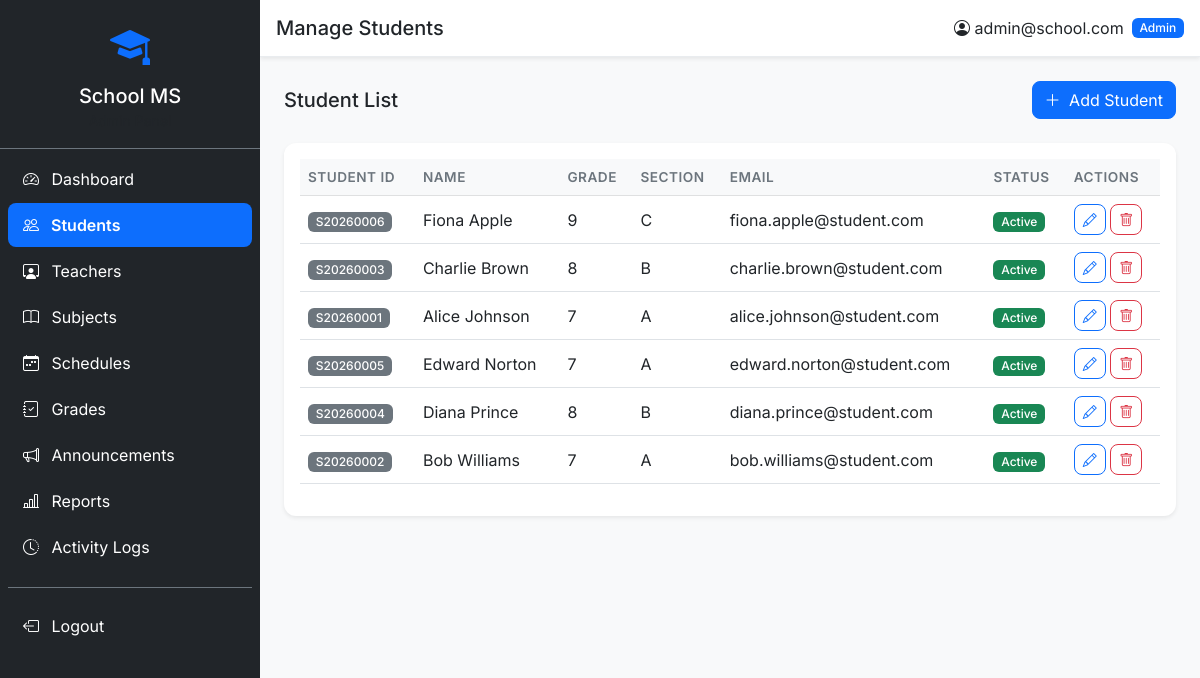
/admin/students (signed in), run on the app's committed database.
### tables this page shows
CREATE TABLE students (
    id INT PRIMARY KEY AUTO_INCREMENT,
    user_id INT UNIQUE NOT NULL,
    student_id VARCHAR(20) UNIQUE NOT NULL,
    first_name VARCHAR(100) NOT NULL,
    last_name VARCHAR(100) NOT NULL,
    grade_level INT NOT NULL,
    section VARCHAR(50),
    date_of_birth DATE,
    gender ENUM('male','female','other'),
    guardian_name VARCHAR(200),
    guardian_phone VARCHAR(20),
    address TEXT,
    profile_image VARCHAR(255),
    FOREIGN KEY (user_id) REFERENCES users(id) ON DELETE CASCADE
);

CREATE TABLE users (
    id INT PRIMARY KEY AUTO_INCREMENT,
    email VARCHAR(255) UNIQUE NOT NULL,
    password VARCHAR(255) NOT NULL,
    role ENUM('admin','teacher','student') NOT NULL,
    status ENUM('active','inactive') DEFAULT 'active',
    created_at TIMESTAMP DEFAULT CURRENT_TIMESTAMP,
    updated_at TIMESTAMP DEFAULT CURRENT_TIMESTAMP ON UPDATE CURRENT_TIMESTAMP
);

### core/Response.php (called while the page is built, shortened)
<?php
class Response {
    public static function view(string $path, array $data = [], int $statusCode = 200) {
        extract($data);
        $fullPath = BASE_PATH . '/views/' . $path;
        require $fullPath;
        exit;
    }
}

### core/Controller.php (called while the page is built, shortened)
<?php
abstract class Controller {
    protected Session $session;
    public function __construct() {
        $this->session = new Session();
    }
    protected function view(string $path, array $data = []): void {
        $data['session'] = $this->session;
        Response::view($path, $data);
    }
}

### controllers/StudentController.php (called while the page is built, shortened)
<?php
class StudentController extends Controller {
    private StudentService $studentService;
    public function __construct() {
        $this->studentService = new StudentService();
    }
    public function index(): void {
        $students = [];
        $sections = [];
        try {
            $students = $this->studentService->getAll();
            $sections = $this->studentService->getGradeSections();
        } catch (\Exception $e) {}
        $this->view('admin/students.php', [
            'title'       => 'Manage Students',
            'students'    => $students,
            'sections'    => $sections,
            'currentPage' => 'students',
        ]);
    }
}

### index.php (called while the page is built, shortened)
<?php
require_once __DIR__ . '/core/Database.php';
require_once __DIR__ . '/core/Request.php';
require_once __DIR__ . '/core/Response.php';
require_once __DIR__ . '/core/Session.php';
require_once __DIR__ . '/core/Router.php';
require_once __DIR__ . '/core/Controller.php';
require_once __DIR__ . '/core/Model.php';
require_once __DIR__ . '/repositories/StudentRepository.php';
require_once __DIR__ . '/services/StudentService.php';
require_once __DIR__ . '/controllers/StudentController.php';
require_once __DIR__ . '/helpers/url.php';
require_once __DIR__ . '/helpers/format.php';
$session = new Session();
$role    = $session->userRole() ?? '';
$router  = getRouter($role);
$router->dispatch(new Request());

### core/Database.php (called while the page is built, shortened)
<?php
class Database {
    private static ?Database $instance = null;
    private ?PDO $conn = null;
    public static function getInstance(): self {
        if (self::$instance === null) {
            self::$instance = new self();
        }
        return self::$instance;
    }
    public function getConnection(): PDO {
        if ($this->conn === null) {
            $dsn = "mysql:host=" . DB_HOST . ";dbname=" . DB_NAME . ";charset=" . DB_CHARSET;
            $options = [
                PDO::ATTR_ERRMODE            => PDO::ERRMODE_EXCEPTION,
                PDO::ATTR_DEFAULT_FETCH_MODE => PDO::FETCH_ASSOC,
                PDO::ATTR_EMULATE_PREPARES   => false,
            ];
            $this->conn = new PDO($dsn, DB_USER, DB_PASS, $options);
        }
        return $this->conn;
    }
}

### services/StudentService.php (called while the page is built, shortened)
<?php
class StudentService {
    private StudentRepository $studentRepo;
    public function __construct() {
        $this->studentRepo = new StudentRepository();
    }
    public function getAll(): array {
        return $this->studentRepo->findAll([], 'last_name, first_name');
    }
}

### repositories/StudentRepository.php (called while the page is built, shortened)
<?php
class StudentRepository extends Model implements IRepository {
    public function findAll(array $conditions = [], string $orderBy = 'id DESC', int $limit = 0): array {
        $sql    = "SELECT s.*, u.email, u.status FROM students s JOIN users u ON s.user_id = u.id";
        $params = [];
        $sql .= " ORDER BY {$orderBy}";
        return $this->rawQuery($sql, $params);
    }
}

### core/Model.php (called while the page is built, shortened)
<?php
abstract class Model {
    protected PDO $db;
    public function __construct() {
        $this->db = Database::getInstance()->getConnection();
    }
    public function rawQuery(string $sql, array $params = []): array {
        $stmt = $this->db->prepare($sql);
        $stmt->execute($params);
        return $stmt->fetchAll();
    }
}

### helpers/format.php (called while the page is built, shortened)
<?php
function sanitize(string $input): string {
    return htmlspecialchars(trim($input), ENT_QUOTES, 'UTF-8');
}

### core/Request.php (called while the page is built, shortened)
<?php
class Request {
    private array $server;
    public function __construct() {
        $this->server = $_SERVER;
    }
    public function method(): string {
        return strtoupper($this->server['REQUEST_METHOD'] ?? 'GET');
    }
    public function uri(): string {
        $uri = $this->server['REQUEST_URI'] ?? '/';
        $uri = strtok($uri, '?');
        $scriptDir = rtrim(dirname($this->server['SCRIPT_NAME'] ?? ''), '/');
        if ($scriptDir !== '' && strpos($uri, $scriptDir) === 0) {
            $uri = substr($uri, strlen($scriptDir));
        }
        $uri = rtrim($uri, '/');
        return $uri === '' ? '/' : $uri;
    }
}

### helpers/url.php (called while the page is built, shortened)
<?php
function url(string $path = ''): string {
    return APP_URL . '/' . ltrim($path, '/');
}
function asset(string $path = ''): string {
    return APP_URL . '/assets/' . ltrim($path, '/');
}

### core/Session.php (called while the page is built, shortened)
<?php
class Session {
    public function get(string $key, $default = null) {
        return $_SESSION[$key] ?? $default;
    }
    public function userRole(): ?string {
        return $this->get('role');
    }
    public function userName(): ?string {
        return $this->get('user_name');
    }
}

### views/admin/students.php (the view, shortened to what this page needs)
<div class="page-header">
    <h5 class="mb-0">Student List</h5>
    <button class="btn btn-primary" data-bs-toggle="modal" data-bs-target="#addStudentModal">
        <i class="bi bi-plus-lg me-1"></i> Add Student
    </button>
</div>
<div class="card border-0 shadow-sm">
    <div class="card-body">
        <div class="table-responsive">
            <table class="table table-hover align-middle" id="studentsTable">
                <thead class="table-light">
                    <tr>
                        <th>Student ID</th>
                        <th>Name</th>
                        <th>Grade</th>
                        <th>Section</th>
                        <th>Email</th>
                        <th>Status</th>
                        <th>Actions</th>
                    </tr>
                </thead>
                <tbody>
                    <?php foreach (($students ?? []) as $s): ?>
                    <tr>
                        <td><span class="badge bg-secondary"><?= sanitize($s['student_id']) ?></span></td>
                        <td><?= sanitize($s['first_name'] . ' ' . $s['last_name']) ?></td>
                        <td><?= $s['grade_level'] ?></td>
                        <td><?= sanitize($s['section'] ?? '-') ?></td>
                        <td><?= sanitize($s['email']) ?></td>
                        <td><span class="badge bg-<?= $s['status'] === 'active' ? 'success' : 'danger' ?>"><?= ucfirst($s['status']) ?></span></td>
                        <td>
                            <button class="btn btn-sm btn-outline-primary edit-btn" data-id="<?= $s['id'] ?>" data-firstname="<?= sanitize($s['first_name']) ?>" data-lastname="<?= sanitize($s['last_name']) ?>" data-grade="<?= $s['grade_level'] ?>" data-section="<?= sanitize($s['section'] ?? '') ?>" data-guardian="<?= sanitize($s['guardian_name'] ?? '') ?>" data-gphone="<?= sanitize($s['guardian_phone'] ?? '') ?>" data-address="<?= sanitize($s['address'] ?? '') ?>" data-bs-toggle="modal" data-bs-target="#editStudentModal">
                                <i class="bi bi-pencil"></i>
                            </button>
                            <button class="btn btn-sm btn-outline-danger delete-btn" data-id="<?= $s['id'] ?>" data-name="<?= sanitize($s['first_name'] . ' ' . $s['last_name']) ?>">
                                <i class="bi bi-trash"></i>
                            </button>
                        </td>
                    </tr>
                    <?php endforeach; ?>
                </tbody>
            </table>
        </div>
    </div>
</div>
<?php
$content = ob_get_clean();
require __DIR__ . '/../layouts/admin.php';

### core/Router.php (shortened to what this page needs)
<?php
class Router {
    private array $routes = [];
    private string $prefix = '';
    public function __construct(string $prefix = '') {
        $this->prefix = $prefix;
    }
    private function addRoute(string $method, string $path, array $handler): void {
        $fullPath = $this->prefix . $path;
        $this->routes[] = [
            'method'  => $method,
            'path'    => $fullPath === '' ? '/' : $fullPath,
            'handler' => $handler,
        ];
    }
    public function dispatch(Request $request): void {
        $method = $request->method();
        $uri    = $request->uri();
        $uri    = $uri === '' ? '/' : $uri;
        foreach ($this->routes as $route) {
            $pattern = $this->buildPattern($route['path']);
            if ($route['method'] === $method && preg_match($pattern, $uri, $matches)) {
                $params = array_filter($matches, 'is_string', ARRAY_FILTER_USE_KEY);
                $action          = $route['handler'][1];
                $controller      = new $controllerClass();
                call_user_func_array([$controller, $action], array_values($params));
                return;
            }
        }
    }
    private function buildPattern(string $path): string {
        $pattern = preg_replace('/\{(\w+)\}/', '(?P<$1>[^/]+)', $path);
        return '#^' . $pattern . '$#';
    }
}

### views/layouts/admin.php (shortened to what this page needs)
<!DOCTYPE html>
<html lang="en">
<head>
    <link href="https://cdn.jsdelivr.net/npm/bootstrap@5.3.0/dist/css/bootstrap.min.css" rel="stylesheet">
    <link href="https://cdn.jsdelivr.net/npm/bootstrap-icons@1.10.0/font/bootstrap-icons.css" rel="stylesheet">
    <link href="<?= asset('css/style.css') ?>" rel="stylesheet">
</head>
<body>
<div class="d-flex">
    <nav id="sidebar" class="sidebar bg-dark text-white">
        <div class="sidebar-header p-3 text-center border-bottom border-secondary">
            <i class="bi bi-mortarboard-fill fs-1 text-primary"></i>
            <h5 class="mt-2 mb-0">School MS</h5>
            <small class="text-muted">Admin Panel</small>
        </div>
        <ul class="nav flex-column p-2">
            <li class="nav-item">
                <a class="nav-link text-white <?= ($currentPage ?? '') === 'dashboard' ? 'active bg-primary' : '' ?>" href="<?= url('admin/dashboard') ?>">
                    <i class="bi bi-speedometer2 me-2"></i> Dashboard
                </a>
            </li>
            <li class="nav-item">
                <a class="nav-link text-white <?= ($currentPage ?? '') === 'students' ? 'active bg-primary' : '' ?>" href="<?= url('admin/students') ?>">
                    <i class="bi bi-people me-2"></i> Students
                </a>
            </li>
            <li class="nav-item">
                <a class="nav-link text-white <?= ($currentPage ?? '') === 'teachers' ? 'active bg-primary' : '' ?>" href="<?= url('admin/teachers') ?>">
                    <i class="bi bi-person-workspace me-2"></i> Teachers
                </a>
            </li>
            <li class="nav-item">
                <a class="nav-link text-white <?= ($currentPage ?? '') === 'subjects' ? 'active bg-primary' : '' ?>" href="<?= url('admin/subjects') ?>">
                    <i class="bi bi-book me-2"></i> Subjects
                </a>
            </li>
            <li class="nav-item">
                <a class="nav-link text-white <?= ($currentPage ?? '') === 'schedules' ? 'active bg-primary' : '' ?>" href="<?= url('admin/schedules') ?>">
                    <i class="bi bi-calendar-week me-2"></i> Schedules
                </a>
            </li>
            <li class="nav-item">
                <a class="nav-link text-white <?= ($currentPage ?? '') === 'grades' ? 'active bg-primary' : '' ?>" href="<?= url('admin/grades') ?>">
                    <i class="bi bi-journal-check me-2"></i> Grades
                </a>
            </li>
            <li class="nav-item">
                <a class="nav-link text-white <?= ($currentPage ?? '') === 'announcements' ? 'active bg-primary' : '' ?>" href="<?= url('admin/announcements') ?>">
                    <i class="bi bi-megaphone me-2"></i> Announcements
                </a>
            </li>
            <li class="nav-item">
                <a class="nav-link text-white <?= ($currentPage ?? '') === 'reports' ? 'active bg-primary' : '' ?>" href="<?= url('admin/reports') ?>">
                    <i class="bi bi-bar-chart-line me-2"></i> Reports
                </a>
            </li>
            <li class="nav-item">
                <a class="nav-link text-white <?= ($currentPage ?? '') === 'activity-logs' ? 'active bg-primary' : '' ?>" href="<?= url('admin/activity-logs') ?>">
                    <i class="bi bi-clock-history me-2"></i> Activity Logs
                </a>
            </li>
            <li class="nav-item mt-3 border-top border-secondary pt-3">
                <a class="nav-link text-white" href="<?= url('logout') ?>">
                    <i class="bi bi-box-arrow-left me-2"></i> Logout
                </a>
            </li>
        </ul>
    </nav>
    <main class="main-content flex-grow-1">
        <div class="topbar bg-white shadow-sm p-3 d-flex justify-content-between align-items-center">
            <h5 class="mb-0 topbar-title flex-grow-1"><?= sanitize($title ?? 'Dashboard') ?></h5>
            <div class="topbar-user d-flex align-items-center ms-2">
                <span class="me-2 d-none d-sm-inline"><i class="bi bi-person-circle"></i> <?= sanitize($session->userName() ?? 'Admin') ?></span>
                <span class="badge bg-primary"><?= ucfirst($session->userRole() ?? '') ?></span>
            </div>
        </div>
        <div class="content-wrapper p-3 p-md-4">
            <?= $content ?? '' ?>
        </div>
    </main>
</div>
</body>
</html>

### assets/css/style.css (style rules this page uses)
:root { --sidebar-width: 260px; }
* { font-family: 'Inter', sans-serif; }
body { overflow-x: hidden; }
.sidebar { width: var(--sidebar-width); min-height: 100vh; position: fixed; top: 0; left: 0; z-index: 1050; overflow-y: auto; transition: transform 0.3s ease; }
.main-content { margin-left: var(--sidebar-width); min-height: 100vh; background: #f8f9fa; }
.topbar { position: sticky; top: 0; z-index: 100; border-bottom: 1px solid #e9ecef; }
.topbar-title { white-space: nowrap; overflow: hidden; text-overflow: ellipsis; min-width: 0; }
.topbar-user { white-space: nowrap; }
.sidebar .nav-link { border-radius: 8px; margin-bottom: 2px; padding: 10px 15px; transition: all 0.2s; white-space: nowrap; }
.sidebar .nav-link.active { font-weight: 600; }
.card { border-radius: 12px; }
.table th { font-weight: 600; font-size: 0.85rem; text-transform: uppercase; letter-spacing: 0.5px; color: #6c757d; }
.table td, .table th { vertical-align: middle; white-space: nowrap; }
.btn { border-radius: 8px; }
.badge { font-weight: 500; }
.page-header { display: flex; justify-content: space-between; align-items: center; flex-wrap: wrap; gap: 12px; margin-bottom: 1.5rem; }
.page-header h5 { margin-bottom: 0; }
@media (min-width: 992px) { .sidebar { transform: translateX(0) !important; } }

### data on the page
students: student "S20260006", first_name+last_name "Fiona Apple", grade_level "9", section "C", user.email "fiona.apple@student.com", user.status "Active"
students: student "S20260003", first_name+last_name "Charlie Brown", grade_level "8", section "B", user.email "charlie.brown@student.com", user.status "Active"
students: student "S20260001", first_name+last_name "Alice Johnson", grade_level "7", section "A", user.email "alice.johnson@student.com", user.status "Active"
students: student "S20260005", first_name+last_name "Edward Norton", grade_level "7", section "A", user.email "edward.norton@student.com", user.status "Active"
students: student "S20260004", first_name+last_name "Diana Prince", grade_level "8", section "B", user.email "diana.prince@student.com", user.status "Active"
students: student "S20260002", first_name+last_name "Bob Williams", grade_level "7", section "A", user.email "bob.williams@student.com", user.status "Active"
